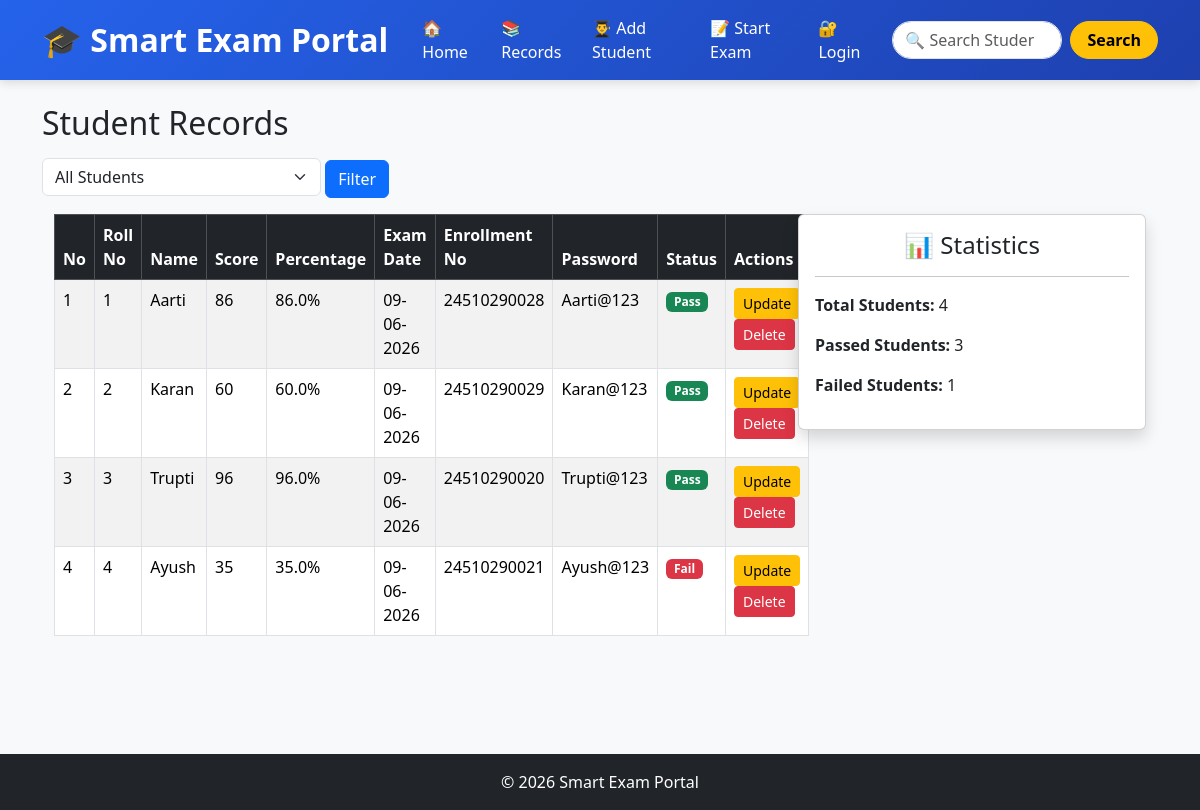
Before: /records with the older database file.
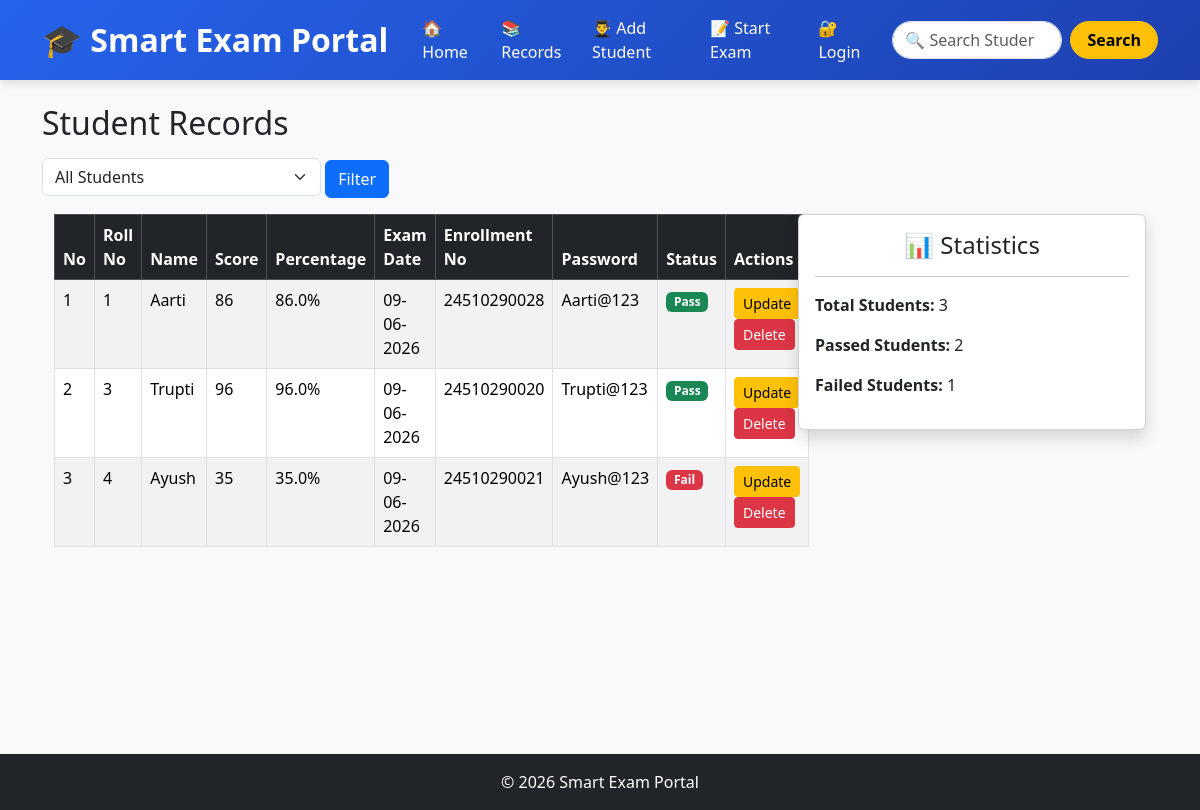
After: the same page with the newer database file.
### tables this page shows
CREATE TABLE students (
    id INTEGER PRIMARY KEY AUTOINCREMENT,
    roll_no INTEGER,
    enrollment_no TEXT UNIQUE,
    password TEXT,
    name TEXT,
    score INTEGER,
    percentage REAL,
    exam_date TEXT
);

### smart_exam_portal/app.py (the view)
@app.route("/records")
def records():
    status = request.args.get("status", "")
    conn = get_db()
    if status == "pass":
        students = conn.execute(
            "SELECT * FROM students WHERE percentage >= 40"
        ).fetchall()
    elif status == "fail":
        students = conn.execute(
            "SELECT * FROM students WHERE percentage < 40"
        ).fetchall()
    else:
        students = conn.execute(
            "SELECT * FROM students"
        ).fetchall()
    conn.close()
    return render_template(
        "records.html",
        students=students
    )

### smart_exam_portal/database.py (called while the page is built)
def get_db():
    conn = sqlite3.connect("myproject.db")
    conn.row_factory = sqlite3.Row
    return conn

### smart_exam_portal/templates/records.html (shortened to what this page needs)
{% extends "base.html" %}
{% block content %}
<h2 class="mb-3">Student Records</h2>
<form method="GET" action="{{ url_for('records') }}" class="mb-3">
    <select name="status" class="form-select w-25 d-inline">
        <option value=""
    >
    All Students
</option>
    </select>
    <button type="submit" class="btn btn-primary">
        Filter
    </button>
</form>
<div class="container">
    <div class="row">
        <div class="col-md-8">
            <table class="table table-striped table-hover table-bordered">
                <thead class="table-dark">
                    <tr>
                        <th>No</th>
                        <th>Roll No</th>
                        <th>Name</th>
                        <th>Score</th>
                        <th>Percentage</th>
                        <th>Exam Date</th>
                        <th>Enrollment No</th>
                        <th>Password</th>
                        <th>Status</th>
                        <th>Actions</th>
                    </tr>
                </thead>
                <tbody>
                    {% for student in students %}
                    <tr>
                        <td>{{ loop.index }}</td>
                        <td>{{ student.roll_no }}</td>
                        <td>{{ student.name }}</td>
                        <td>{{ student.score }}</td>
                        <td>{{ student.percentage }}%</td>
                        <td>{{ student.exam_date }}</td>
                        <td>{{ student.enrollment_no }}</td>
                        <td>{{ student.password }}</td>
                        <td>
                            {% if student.percentage >= 40 %}
                                <span class="badge bg-success">Pass</span>
                            {% else %}
                                <span class="badge bg-danger">Fail</span>
                            {% endif %}
                        </td>
                        <td>
                             <a href="{{ url_for('edit_student', roll_no=student.roll_no) }}"
                                   class="btn btn-warning btn-sm">Update
                             </a>
                              <form method="POST"
      action="{{ url_for('delete_student', roll_no=student.roll_no) }}"
      style="display:inline;">
    <button type="submit"
            class="btn btn-danger btn-sm"
            onclick="return confirm('Are you sure you want to delete this student?')">
        Delete
    </button>
</form>
                        </td>
                    </tr>
                    {% endfor %}
                </tbody>
            </table>
        </div>
        <div class="col-md-4">
            <div class="card shadow">
                <div class="card-body">
                    <h4 class="text-center">📊 Statistics</h4>
                    <hr>
                    <p>
                        <strong>Total Students:</strong>
                        {{ students|length }}
                    </p>
                    <p>
                        <strong>Passed Students:</strong>
                        {{ students|selectattr('percentage', 'ge', 40)|list|length }}
                    </p>
                    <p>
                        <strong>Failed Students:</strong>
                        {{ students|selectattr('percentage', 'lt', 40)|list|length }}
                    </p>
                </div>
            </div>
        </div>
    </div>
</div>
{% endblock %}

### smart_exam_portal/templates/base.html (shortened to what this page needs)
<!DOCTYPE html>
<html lang="en">
<head>
    <link href="https://cdn.jsdelivr.net/npm/bootstrap@5.3.3/dist/css/bootstrap.min.css" rel="stylesheet">
</head>
<body>
<nav class="navbar navbar-expand-lg navbar-dark">
    <div class="container">
        <a class="navbar-brand" href="{{ url_for('home') }}">
            🎓 Smart Exam Portal
        </a>
        <div class="collapse navbar-collapse justify-content-end"
             id="navbarContent">
            <ul class="navbar-nav align-items-center">
                <li class="nav-item">
                    <a class="nav-link"
                       href="{{ url_for('home') }}">
                        🏠 Home
                    </a>
                </li>
                <li class="nav-item">
                    <a class="nav-link"
                       href="{{ url_for('records') }}">
                        📚 Records
                    </a>
                </li>
                <li class="nav-item">
                    <a class="nav-link"
                       href="{{ url_for('add_students') }}">
                        👨‍🎓 Add Student
                    </a>
                </li>
                <li class="nav-item">
                    <a class="nav-link"
                       href="{{ url_for('exam') }}">
                        📝 Start Exam
                    </a>
                </li>
                <li class="nav-item">
                   <a class="nav-link"
                       href="{{ url_for('login') }}">
                        🔐 Login
                    </a>
                </li>
            </ul>
            <form class="d-flex ms-lg-3 mt-2 mt-lg-0"
                  action="{{ url_for('search') }}"
                  method="GET">
                <input
                    class="form-control me-2 rounded-pill search-input"
                    type="search"
                    placeholder="🔍 Search Student"
                    name="q">
                <button
                    class="btn btn-warning fw-bold rounded-pill px-3 search-btn"
                    type="submit">
                    Search
                </button>
            </form>
        </div>
    </div>
</nav>
<div class="container mt-4 main-content">
    {% block content %}
    {% endblock %}
</div>
<footer class="bg-dark text-white text-center p-3">
    © 2026 Smart Exam Portal
</footer>
</body>
</html>

### smart_exam_portal/templates/base.html (style rules this page uses)
body { background-color:#f8f9fa; }
.navbar { background: linear-gradient(135deg, #2563eb, #1e40af); padding: 8px 0; box-shadow: 0 2px 10px rgba(0,0,0,0.15); }
.navbar-brand { font-size: 32px; font-weight: 700; }
.nav-link { color:white !important; font-weight:500; margin-left:10px; transition: all 0.3s ease; }
.search-input { width:170px; height:38px; }
.search-btn { transition: all 0.3s ease; }
.main-content { min-height:75vh; }
footer { margin-top:50px; }

Changed rows visible on the page:
removed students: roll_no "2", name "Karan", score "60", percentage "60.0", exam_date "09-06-2026", enrollment_no "24510290029", password "Karan@123", shows "Pass"
Other visible differences:
{{ students|length }}: "4" → "3"
{{ students|selectattr('percentage', 'ge', 40)|list|length }}: "3" → "2"
